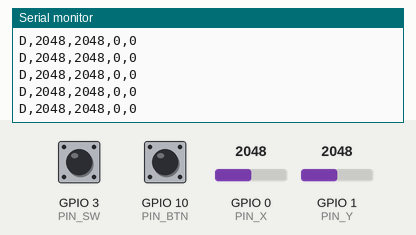
The sketch below on a simulated ESP32-C3. On the bench: the last lines printed to the serial monitor. The test bench sets the inputs (shaded band); at power-on: GPIO 0 (PIN_X) = 2048, GPIO 1 (PIN_Y) = 2048, GPIO 3 (PIN_SW) HIGH, GPIO 10 (PIN_BTN) HIGH (analog values on the 0–4095 scale).

Above: at 1.2 s.
1.3 s: GPIO 0 (PIN_X) set to 2866
At 1.8 s:
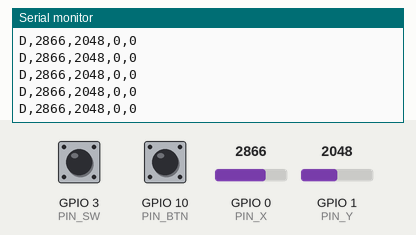
2.8 s: GPIO 1 (PIN_Y) set to 2866
At 3.5 s:
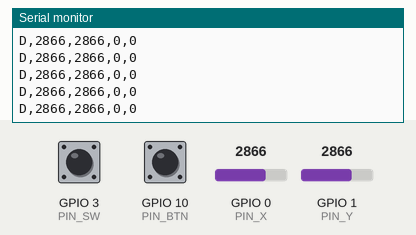
4.3 s: GPIO 3 (PIN_SW) pulled LOW for 0.15 s
5.9 s: GPIO 0 (PIN_X) set to 491
At 6.7 s:
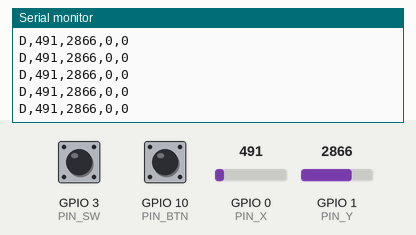
8.9 s: GPIO 10 (PIN_BTN) pulled LOW for 0.15 s
10.5 s: GPIO 3 (PIN_SW) pulled LOW for 1 s
At 11.1 s:
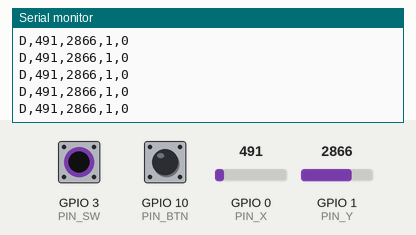
Timing chart, 0 to 13.5 s (numbered marks = the images above; inputs shaded):
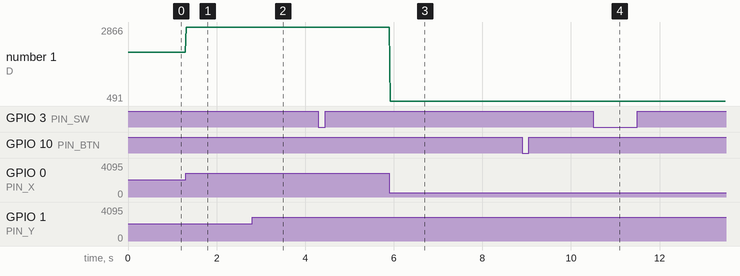

Measured:
- after the input at 1.3 s, the serial monitor: prints a new line at once (image 1)
- after the input at 2.8 s, the serial monitor: prints a new line at once (image 2)
- after the input at 5.9 s, the serial monitor: prints a new line at once (image 3)
- after the input at 10.5 s, the serial monitor: prints a new line at once (image 4)
- plotted number 1: 2048 → 2866 after the input at 1.3 s, 2866 → 491 after the input at 5.9 s

The sketch:

RemoteTest.ino
```cpp
// Remote hardware test  -  ESP32-C3 Super Mini  (streams raw data to the laptop UI)
// Flash this, then run on the laptop:   python3 remote_monitor.py
// Board: ESP32C3 Dev Module, USB CDC On Boot: Enabled.
// Output at 50 Hz:  D,<rawX>,<rawY>,<joyBtn>,<btn>     (ADC 0..4095, buttons 1 = pressed)
// Pins: VRx=GPIO0  VRy=GPIO1  SW=GPIO3  Button=GPIO10 (other leg GND)  VCC=3V3
#define PIN_X    0
#define PIN_Y    1
#define PIN_SW   3
#define PIN_BTN  10

int avg(int pin) { long s = 0; for (int i = 0; i < 8; i++) s += analogRead(pin); return s / 8; }

void setup() {
  Serial.begin(115200);
  pinMode(PIN_SW, INPUT_PULLUP);
  pinMode(PIN_BTN, INPUT_PULLUP);
  analogReadResolution(12);
  analogSetAttenuation(ADC_11db);
}

void loop() {
  Serial.printf("D,%d,%d,%d,%d\n", avg(PIN_X), avg(PIN_Y),
                digitalRead(PIN_SW) == LOW, digitalRead(PIN_BTN) == LOW);
  delay(20);
}
```
